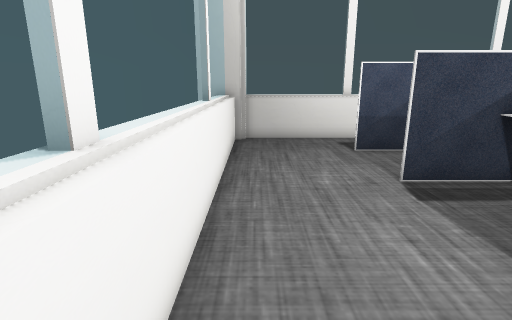
View 1 (above)

14 first-person views from a walk through a 3-D level made in the Godot game engine. The camera is 1.3 m above the floor, tilts 14° down and sees 80° across. The floor is counted in squares, 0.5 m on a side. Each view is taken from the middle of a square. On the plan, view 1 faces up. The plan holds only what a view shows up to about 20 squares ahead; the rest is blank.

View 2
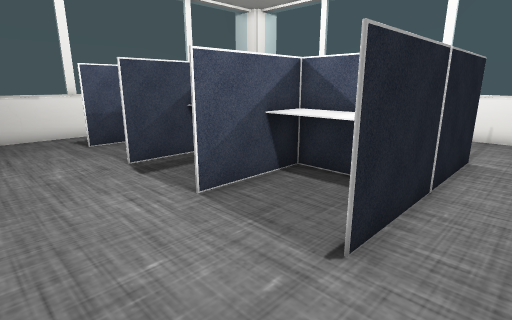

View 3
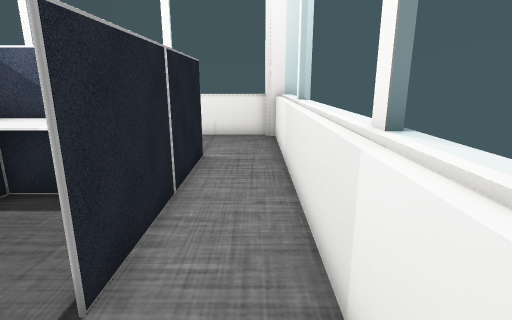

View 4
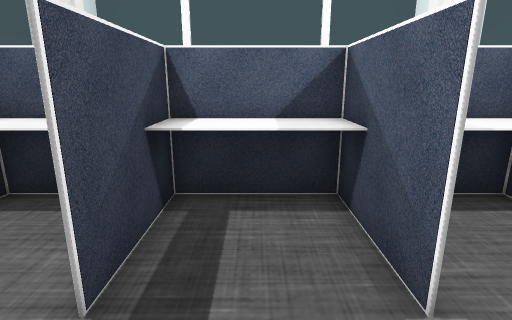

View 5
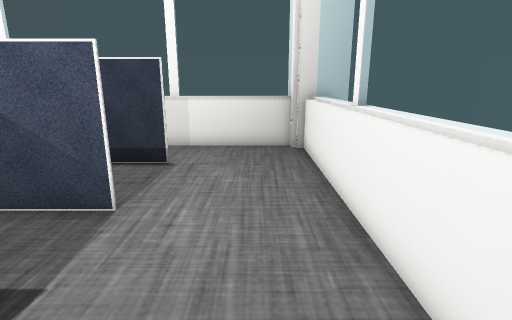

View 6
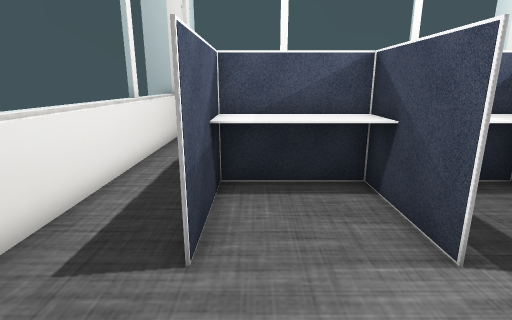

View 7
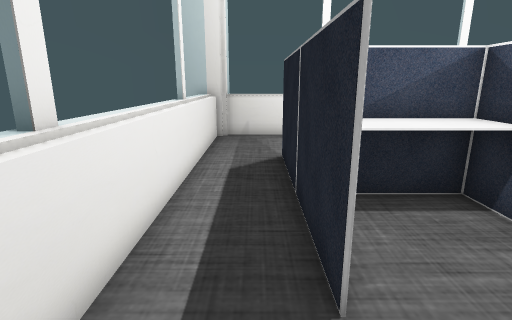

View 8
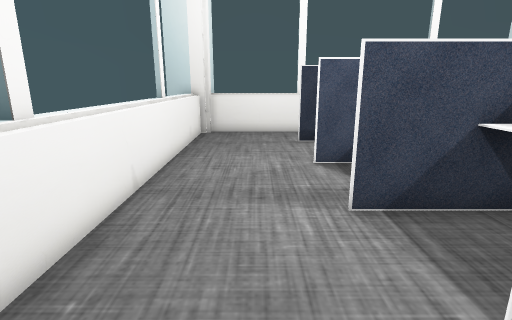

View 9
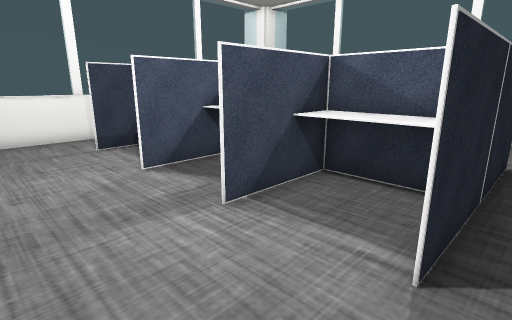

View 10
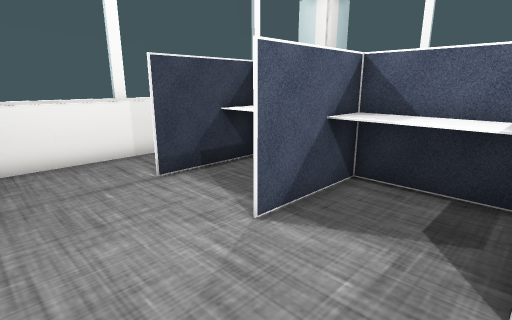

View 11
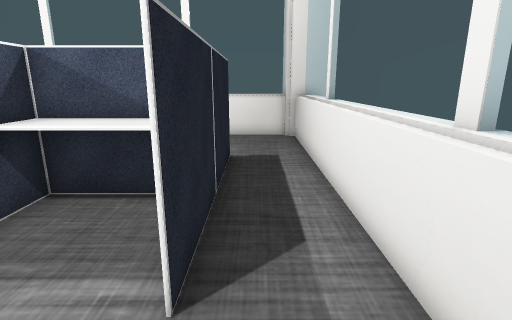

View 12
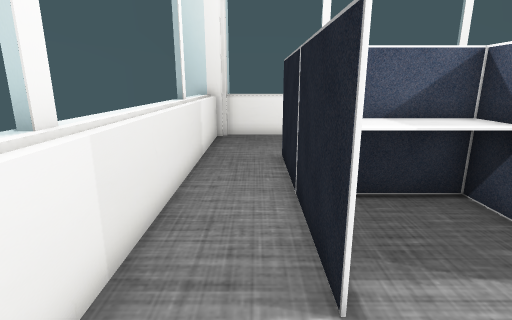

View 13
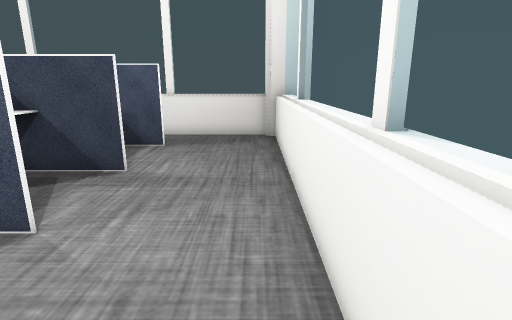

View 14
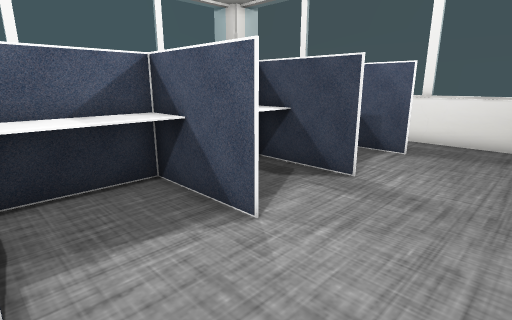

### Floor plan
Key: @ floor where view 1 was taken; # wall or solid block; . floor; = window, fence, low wall or low ledge; ^ raised ledge.
Columns run from 2 left of view 1 to 18 right of it. Each row starts with its distance up from view 1.
 16  ### ###########   #
 15 ##=================##
 14  =.................=#
 13  =.................=#
 12  =....###^^^###....=
 11  =.......^^^.......=#
 10 #=.......^^^.......=#
  9 #=.......^^^.......=#
  8 #=....###^^^###....=#
  7 #=.......^^^.......=#
  6 #=.......^^^.......=#
  5 #=.......^^^.......=#
  4 #=....###^^^###....=#
  3 #=.......^^^.......=#
  2 #=.......^^^.......=#
  1 #=.......^^^.......=#
  0 #=@...###^^^###....=#
 -1 #=.................=
 -2 #=.................=
 -3 ##=================##
 -4  #  ################

Where each view was taken, in squares from view 1:
view 1: 0 up, 0 right, facing up
view 2: 2 down, 0 right, facing up-right
view 3: 2 down, 1 right, facing right
view 4: 6 up, 1 right, facing right
view 5: 10 up, 1 right, facing down
view 6: 11 up, 0 right, facing right
view 7: 13 up, 1 right, facing right
view 8: 14 up, 14 right, facing down
view 9: 13 up, 16 right, facing down-left
view 10: 8 up, 16 right, facing down-left
view 11: 13 up, 15 right, facing left
view 12: 1 down, 15 right, facing left
view 13: 1 down, 16 right, facing up
view 14: 0 up, 16 right, facing up-left
